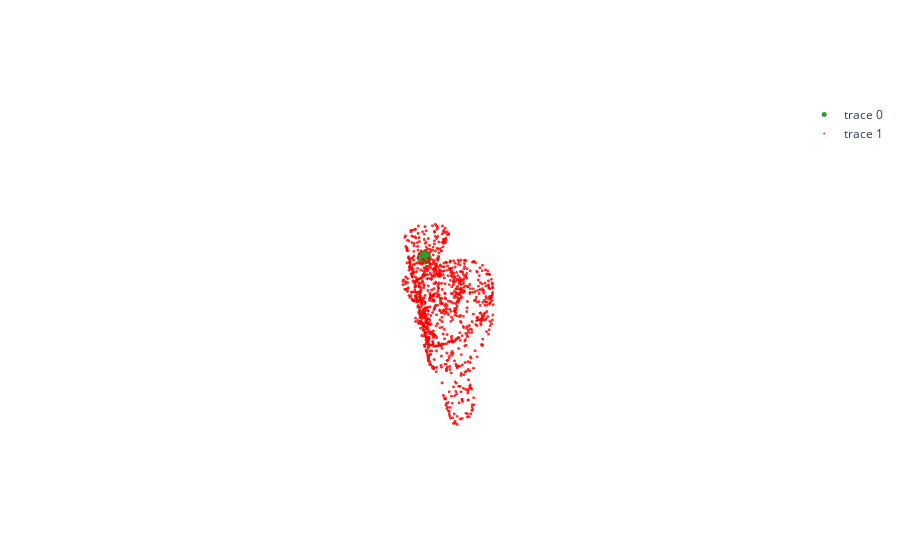

Notebook code cell kept with this figure:
### Code cell
tinput2 = torch.bmm(true_correspendence, input2)
index = 5
pts3 = tinput2[index].cpu().numpy()
plot_point_clouds([pts3[:1, :], pts3[1:, :]], ["green", "red"], [5, 1])

### Figure 1 — Plotly figure (JSON) as saved in the notebook; plotly's stock layout.template omitted (floating-point values rounded to 4 significant figures; data arrays with more than 128 entries replaced by an {"elided": "..."} marker saying what was removed)
{"data": [{"marker": {"color": "green", "opacity": 0.8, "size": 5}, "mode": "markers", "type": "scatter3d", "x": [0.1826], "y": [0.1288], "z": [0.2603]}, {"marker": {"color": "red", "opacity": 0.8, "size": 1}, "mode": "markers", "type": "scatter3d", "x": {"elided": "1023 float values"}, "y": {"elided": "1023 float values"}, "z": {"elided": "1023 float values"}}], "layout": {"scene": {"xaxis": {"visible": false}, "yaxis": {"visible": false}, "zaxis": {"visible": false}}}}
